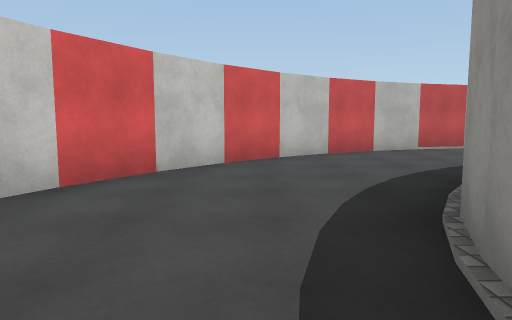
[1] (above)

24 first-person views from a walk through a scene from a Unity 3-D project. The camera is 1.3 m above the floor, tilts 6° down and sees 70° across. The floor is counted in squares, 2 m on a side. Each view is taken from the middle of a square. On the plan, view 1 faces up. The plan holds only what a view shows up to about 11 squares ahead; the rest is blank. The place goes on beyond the plan. Surface patterns are stand-ins for the level's own textures.

[2]
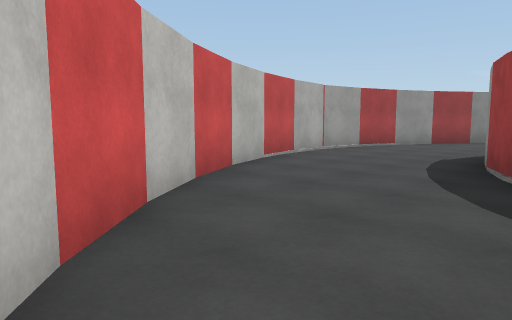

[3]
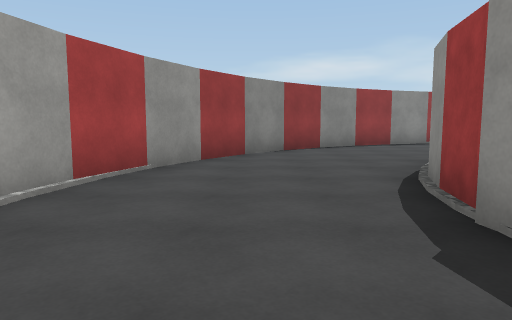

[4]
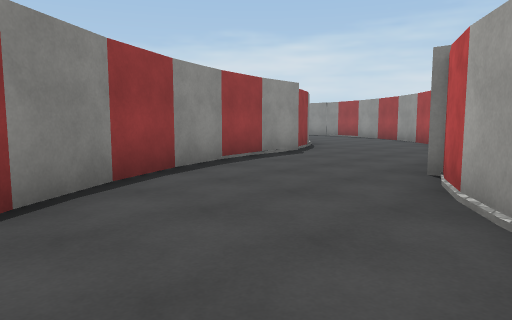

[5]
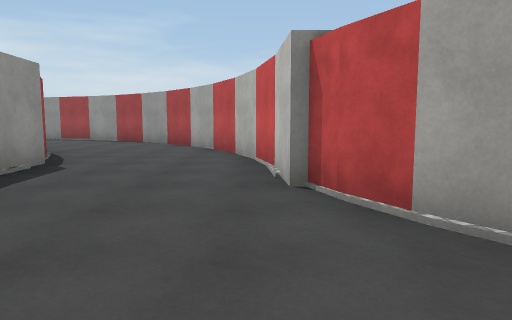

[6]
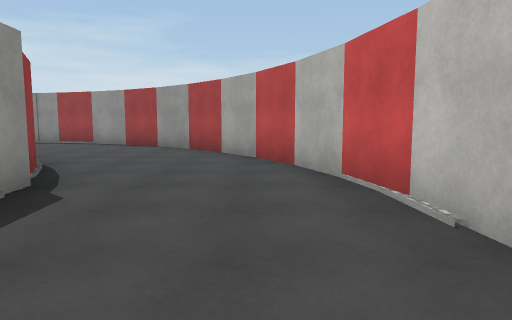

[7]
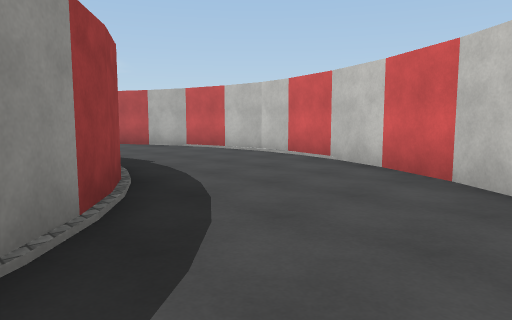

[8]
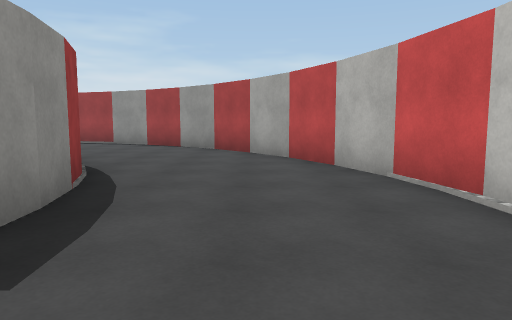

[9]
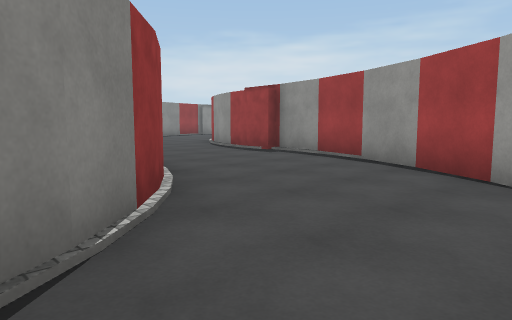

[10]
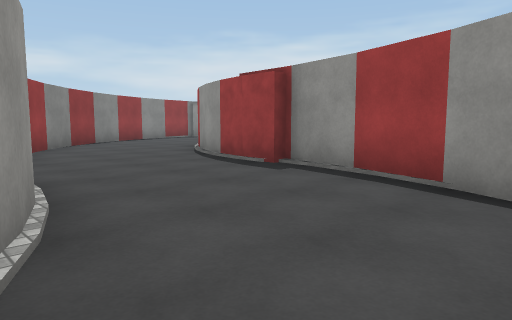

[11]
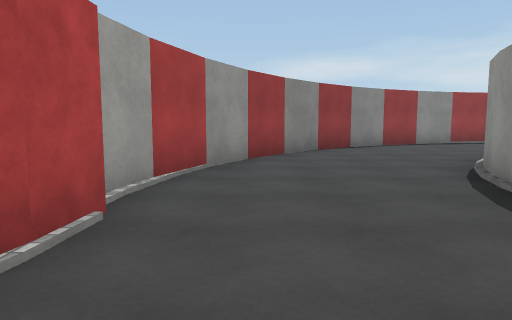

[12]
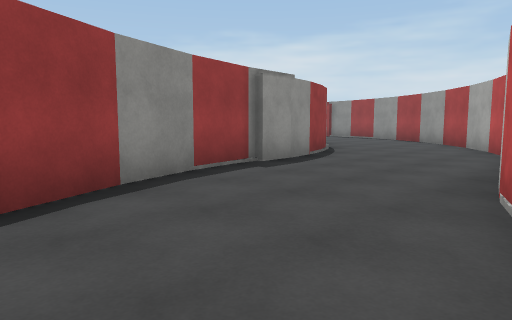

[13]
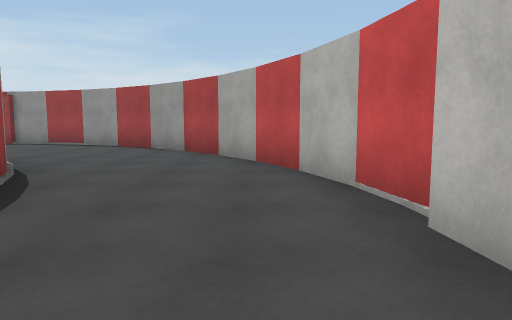

[14]
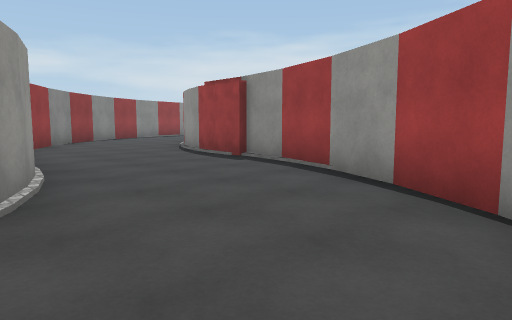

[15]
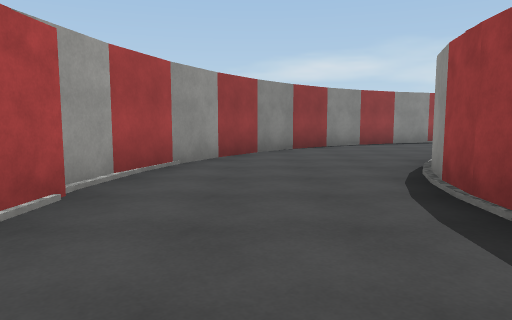

[16]
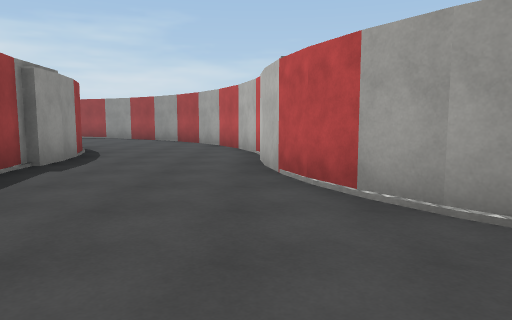

[17]
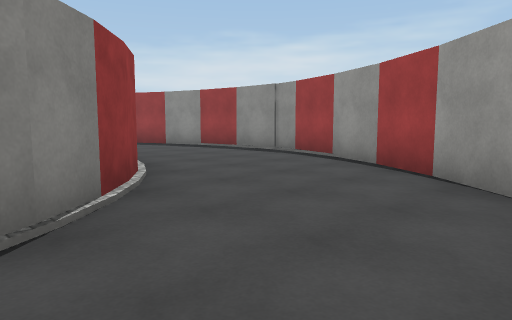

[18]
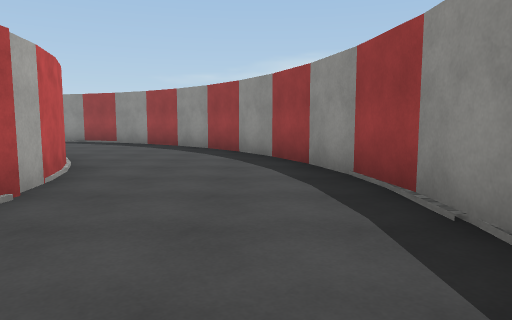

[19]
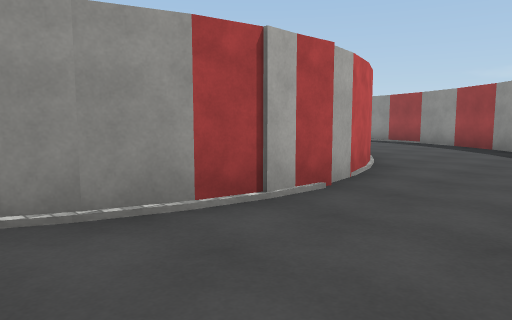

[20]
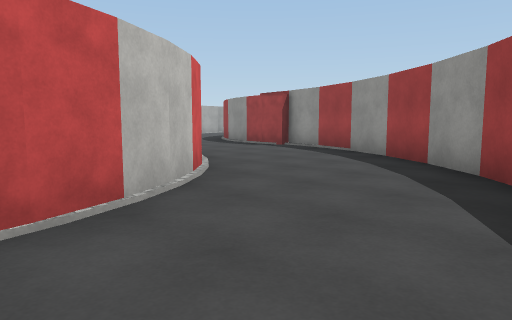

[21]
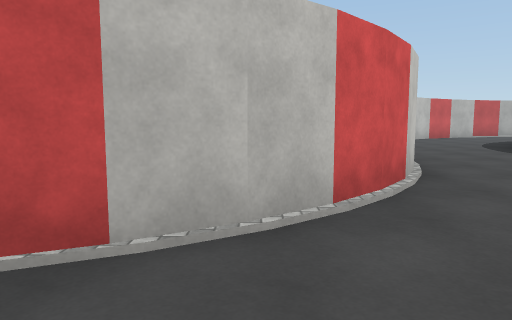

[22]
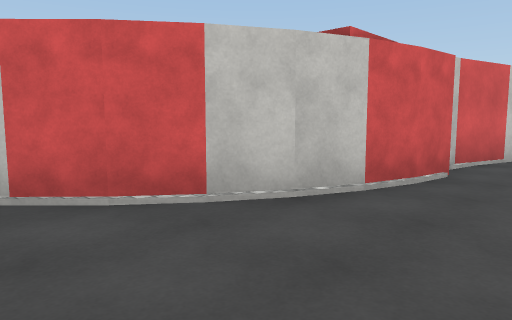

[23]
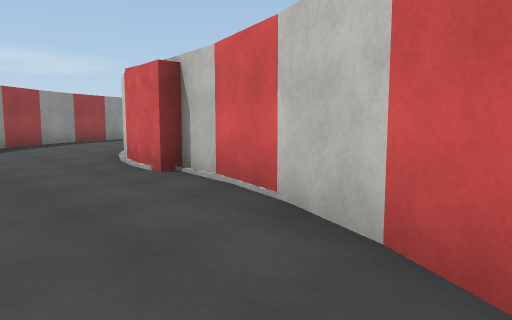

[24]
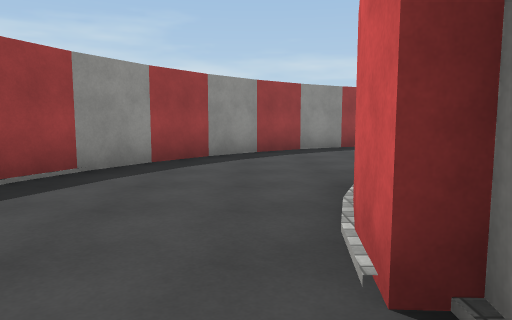

### Floor plan
Key: @ floor where view 1 was taken; # wall or solid block; . floor.
Columns run from 3 left of view 1 to 29 right of it. Each row starts with its distance up from view 1.
  9      #########
  8     ##.......###
  7    ##..........##
  6   ##............##
  5  ##....#####.....#            #..
  4  #....##      ...##          ##..
  3 ##...##      #....#          #...
  2 #...##       ##...#          #...
  1 #...#         #...##         #...
  0 #..@#         #....#         #...
 -1 #...#         ##...#        ##...
 -2 #...##         #...##       #....
 -3 #....#         #....##     ##...#
 -4 ##...###       ##....#######....#
 -5  #.....#####    ##.............##
 -6  ##........####  ##...........##
 -7   ##..........##  ##........###
 -8    ##..........##  ###....###
 -9     ####........##   ######
-10        ######....##
-11             ##....#
-12              ##...#
-13               #...##
-14               #....#
-15               ##...#
-16                #...#
-17                #...##
-18                #....##
-19                ##....##
-20                 #.....######
-21                 ##.........###
-22                  ##..........##
-23                   ###.........##
-24                     ######.....##
-25                          ## ....#
-26                              ...#

Positions as (right, up) in squares from view 1, and headings:
1: (0, 0), facing up
2: (-1, 4), facing up-right
3: (4, 7), facing right
4: (10, 6), facing down-right
5: (12, 5), facing down
6: (13, 3), facing down
7: (3, 6), facing down-left
8: (-1, 2), facing down
9: (0, -3), facing down-right
10: (2, -5), facing down-right
11: (4, -7), facing right
12: (11, -10), facing down-right
13: (13, -13), facing down
14: (15, -19), facing down-right
15: (18, -22), facing right
16: (12, -9), facing down
17: (14, -2), facing down-right
18: (18, -7), facing right
19: (18, -7), facing up-right
20: (22, -7), facing up-right
21: (24, -6), facing up
22: (28, -4), facing up-left
23: (29, 5), facing down-left
24: (27, 2), facing down
